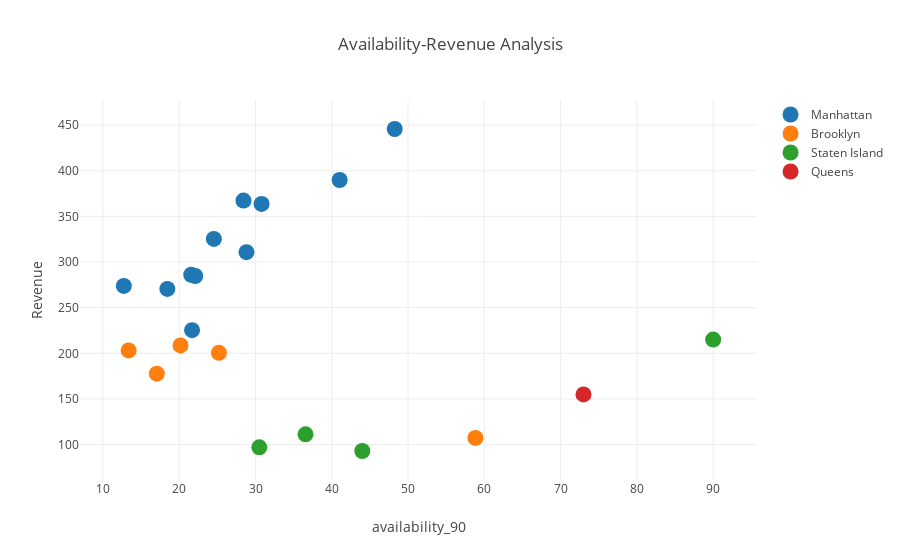

Here is the notebook cell this chart was saved with:
### Markdown cell above
### 11434 from Queens has higher availability and hence it is also not a potential investment

### Code cell
# Using the scatterplot function create above to plot the graph between availability and revenue

scatterplot('availability_90','Revenue', 'Availability-Revenue Analysis')

### Figure 1 — Plotly figure (JSON) as saved in the notebook; plotly's stock layout.template omitted (floating-point values rounded to 4 significant figures)
{"data": [{"marker": {"size": 16, "symbol": "circle"}, "mode": "markers", "name": "Manhattan", "text": [10003, 10011, 10013, 10014, 10021, 10022, 10023, 10025, 10028, 10036, 10128], "type": "scatter", "uid": "5aac4222-5c97-11e9-bb48-3cf862c2ea5b", "x": [28.81, 30.79, 41.03, 24.54, 12.74, 28.42, 22.1, 21.57, 18.44, 48.25, 21.68], "y": [310.8, 363.6, 389.8, 325.3, 273.8, 367.3, 284.7, 286, 270.5, 445.7, 225.4]}, {"marker": {"size": 16, "symbol": "circle"}, "mode": "markers", "name": "Brooklyn", "text": [11201, 11215, 11217, 11231, 11234], "type": "scatter", "uid": "5aac4223-5c97-11e9-a3a7-3cf862c2ea5b", "x": [20.16, 17.06, 13.37, 25.2, 58.83], "y": [208.6, 177.7, 203.1, 200.5, 107.3]}, {"marker": {"size": 16, "symbol": "circle"}, "mode": "markers", "name": "Staten Island", "text": [10304, 10305, 10306, 10312], "type": "scatter", "uid": "5aac6914-5c97-11e9-8e01-3cf862c2ea5b", "x": [30.5, 36.56, 44, 90], "y": [97, 111.2, 93, 215]}, {"marker": {"size": 16, "symbol": "circle"}, "mode": "markers", "name": "Queens", "text": [11434], "type": "scatter", "uid": "5aac6915-5c97-11e9-bcce-3cf862c2ea5b", "x": [73], "y": [155]}], "layout": {"hovermode": "closest", "title": "Availability-Revenue Analysis", "xaxis": {"title": "availability_90"}, "yaxis": {"title": "Revenue"}}}
